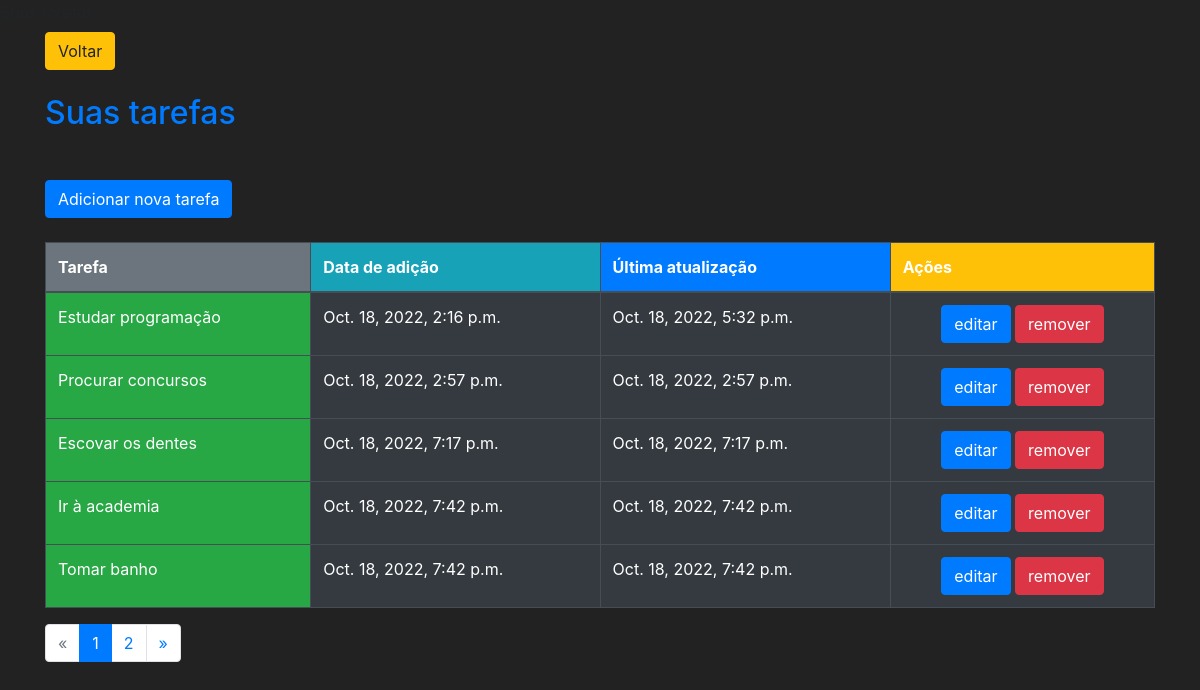
The app's page /your-tasks (signed in) with its own data.
### _app/models.py (models this page shows, shortened)
class Base(models.Model):
    created = models.DateTimeField('Data de criação', auto_now_add=True)
    updated = models.DateTimeField('Última atualização', auto_now=True)
    availability = models.BooleanField('Disponibilidade', default=True)
    class Meta:
        abstract = True

class Tasks(Base):
    task = models.CharField('Qual a tarefa a ser adicionada?', max_length=1500)
    class Meta:
        verbose_name = 'Tarefa'
        verbose_name_plural = 'Tarefas'

### _app/views.py (the view)
# urls.py: path('your-tasks', TasksListView.as_view(), name='your-tasks'),
class TasksListView(ListView):
    context_object_name = 'user_tasks'  # uso em: _app/templates/tasks-table.html
    model = Tasks
    ordering = 'created'                # não vêm de "Tasks", mas vêm de "Base", via herança
    paginate_by = 5                     # aq_2: só faz sentido, se há paginação Django sendo usada
    template_name = 'user-tasks.html'
    def get_context_data(self, **kwargs):
        context = super(TasksListView, self).get_context_data(**kwargs)
        context['tasks_database'] = Tasks.objects.all()
        context['user'] = self.request.user.email
        return context

### _app/templates/user-tasks.html (shortened to what this page needs)
{% include 'main.html' %}
{% block content %}
  {% include 'fixed-return-button.html' %}
  {% if tasks_database|length == 0 %}
      <div class="container mt-5 text-center">
        <h2 class="text-danger">Não há tarefas adicionadas!</h2>
        <hr class="hr-custom">
        <a class="btn btn-primary" href="{% url 'create-task' %}">Adicionar tarefa</a>
      </div>
  {% else %}
      <div class="container">
        <h2 class="mb-5 mt-4 text-primary">Suas tarefas</h2>
        <a class="btn btn-primary mb-4" href="{% url 'create-task' %}">Adicionar nova tarefa</a>
        {% include 'tasks-table.html' %}
        {% include 'pagination.html' %}
      </div>
  {% endif %}
{% endblock %}

### _app/templates/main.html (shortened to what this page needs)
<!DOCTYPE html>
{% load bootstrap4 %}
{% load static %}
<html lang="en">
<head>
    {% bootstrap_css %}
</head>
<body>
</body>
</html>

### _app/templates/fixed-return-button.html
<div class="container mt-2">
  <div class="row">
    <div class="col">
      <a class="btn btn-warning" href="{% url 'index' %}">Voltar</a>
    </div>
  </div>
</div>

### _app/templates/tasks-table.html
<table class="table table-dark table-bordered">
  <thead>
    <tr>
      <th class="bg-secondary">Tarefa</th>
      <th class="bg-info">Data de adição</th>
      <th class="bg-primary">Última atualização</th>
      <th class="bg-warning">Ações</th>
    </tr>
  </thead>
  <tbody>
    {% for task in user_tasks %}
        <tr>
          <td class="bg-success">{{ task.task }}</td>
          <td>{{ task.created }}</td>
          <td>{{ task.updated }}</td>
          <td class="text-center">
            <a class="btn btn-primary" href="{% url 'update-task' task.pk %}">editar</a>
            <a class="btn btn-danger" href="{% url 'erase-task' task.pk %}">remover</a>
          </td>
        </tr>
    {% endfor %}
  </tbody>
</table>

### _app/templates/pagination.html
{% if is_paginated %}
    <nav aria-label="nav-page">
      <ul class="pagination">
      {% if page_obj.has_previous %}
          <li class="page-item">
            <a class="page-link" href="?page={{ page_obj.previous_page_number }}">&laquo;</a>
          </li>
          {% else %}
          <li class="page-item disabled">
            <a class="page-link" href="#">&laquo;</a>
          </li>
      {% endif %}
      {% for page_number in paginator.page_range %}
          {% if page_obj.number == page_number %}
          <li class="page-item active">
              <a class="page-link" href="#">{{ page_number }}</a>
          </li>
          {% else %}
          <li class="page-item">
              <a class="page-link" href="?page={{ page_number }}">{{ page_number }}</a>
          </li>
          {% endif %}
      {% endfor %}
      {% if page_obj.has_next %}
          <li class="page-item">
              <a class="page-link" href="?page={{ page_obj.next_page_number }}">&raquo;</a>
          </li>
      {% else %}
          <li class="page-item disabled">
              <a class="page-link" href="#">&raquo;</a>
          </li>
      {% endif %}
      </ul>
    </nav>
{% endif %}

### _app/templates/user-tasks.html (style rules this page uses)
body { background-color: #222; }

### records on screen
Tasks: task "Estudar programação", created "Oct. 18, 2022, 2:16 p.m.", updated "Oct. 18, 2022, 5:32 p.m."
Tasks: task "Procurar concursos", created "Oct. 18, 2022, 2:57 p.m.", updated "Oct. 18, 2022, 2:57 p.m."
Tasks: task "Escovar os dentes", created "Oct. 18, 2022, 7:17 p.m.", updated "Oct. 18, 2022, 7:17 p.m."
Tasks: task "Ir à academia", created "Oct. 18, 2022, 7:42 p.m.", updated "Oct. 18, 2022, 7:42 p.m."
Tasks: task "Tomar banho", created "Oct. 18, 2022, 7:42 p.m.", updated "Oct. 18, 2022, 7:42 p.m."

### other values on screen
{{ page_number }} "1"
{{ page_number }} "2"
